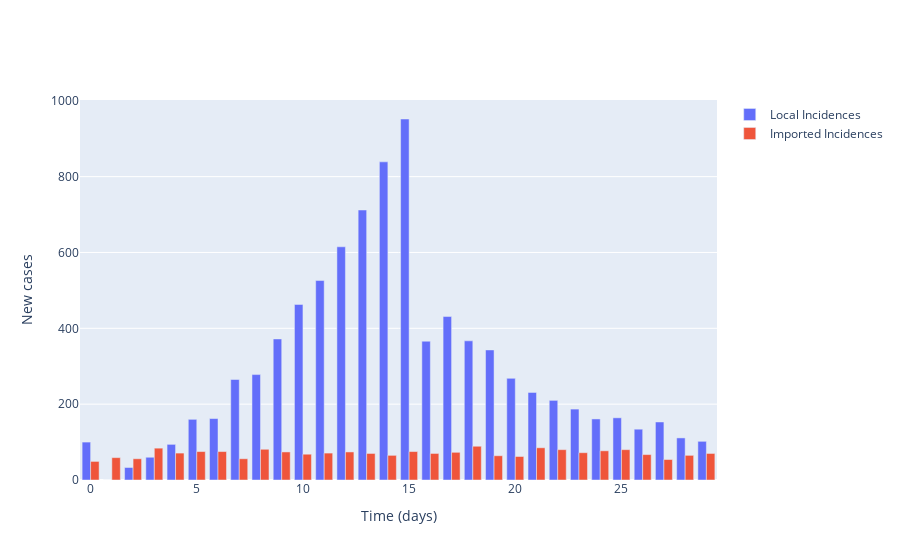

Notebook source saved alongside this figure:
### Markdown cell above
## Plot local incidence numbers and imported cases

### Code cell
# Plot (bar chart cases each day)
fig = go.Figure()

# Plot of incidences
fig.add_trace(
    go.Bar(
        x=times,
        y=locally_infected_cases,
        name='Local Incidences'
    )
)

fig.add_trace(
    go.Bar(
        x=times,
        y=imported_cases,
        name='Imported Incidences'
    )
)

# Add axis labels
fig.update_layout(
    xaxis_title='Time (days)',
    yaxis_title='New cases'
)

fig.show()

### Figure 1 — Plotly figure (JSON) as saved in the notebook; plotly's stock layout.template omitted (floating-point values rounded to 4 significant figures)
{"data": [{"name": "Local Incidences", "type": "bar", "x": [0, 1, 2, 3, 4, 5, 6, 7, 8, 9, 10, 11, 12, 13, 14, 15, 16, 17, 18, 19, 20, 21, 22, 23, 24, 25, 26, 27, 28, 29], "y": [100, 0, 33, 60, 94, 160, 162, 265, 278, 372, 463, 526, 615, 712, 839, 952, 366, 431, 367, 343, 268, 231, 210, 187, 161, 164, 134, 153, 111, 102]}, {"name": "Imported Incidences", "type": "bar", "x": [0, 1, 2, 3, 4, 5, 6, 7, 8, 9, 10, 11, 12, 13, 14, 15, 16, 17, 18, 19, 20, 21, 22, 23, 24, 25, 26, 27, 28, 29], "y": [49, 59, 56, 84, 71, 75, 75, 56, 81, 74, 68, 71, 74, 70, 65, 75, 70, 73, 89, 64, 62, 85, 80, 72, 77, 80, 67, 54, 65, 70]}], "layout": {"xaxis": {"title": {"text": "Time (days)"}}, "yaxis": {"title": {"text": "New cases"}}}}
